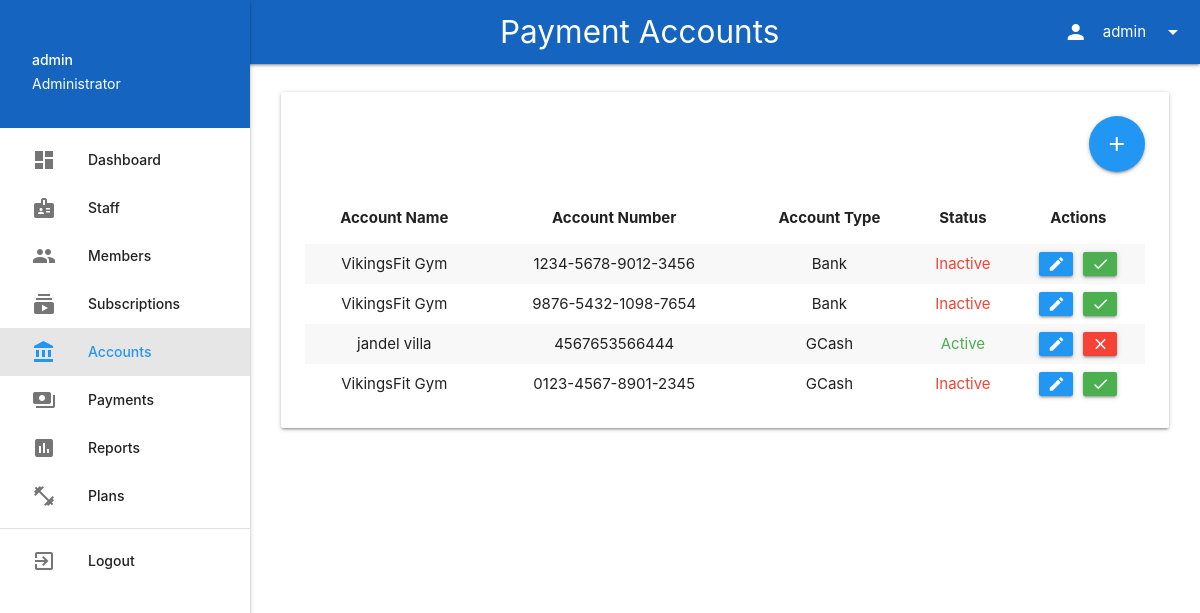
Screenshot of /admin/payment_accounts.php (signed in) with the database file from the repository.
### tables this page shows
CREATE TABLE `payment_accounts` (
  `id` int(11) NOT NULL,
  `account_name` varchar(255) NOT NULL,
  `account_number` varchar(255) NOT NULL,
  `account_type` varchar(255) NOT NULL,
  `is_active` tinyint(1) DEFAULT 1,
  `created_by` int(11) DEFAULT NULL,
  `created_at` datetime DEFAULT current_timestamp(),
  `updated_at` datetime DEFAULT current_timestamp() ON UPDATE current_timestamp(),
  `deleted_at` datetime DEFAULT NULL
);

### admin/payment_accounts.php (the view, shortened to what this page needs)
<?php
require_once '../config/config.php';
$query = "SELECT * FROM payment_accounts WHERE deleted_at IS NULL ORDER BY account_type, created_at DESC";
$result = $conn->query($query);
?>
<!DOCTYPE html>
<html lang="en">
<head>
    <link rel="stylesheet" href="https://cdnjs.cloudflare.com/ajax/libs/materialize/1.0.0/css/materialize.min.css">
</head>
<body>
    <?php include '../includes/admin_nav.php'; ?>
    <main>
        <div class="row">
            <div class="col s12">
                <div class="card">
                    <div class="card-content">
                        <div class="row">
                            <div class="col s12">
                                <div class="right-align">
                                    <button class="btn-floating btn-large blue waves-effect waves-light modal-trigger" data-target="add-account-modal">
                                        <i class="material-icons">add</i>
                                    </button>
                                </div>
                            </div>
                        </div>
                        <table class="striped responsive-table">
                            <thead>
                                <tr>
                                    <th class="center-align">Account Name</th>
                                    <th class="center-align">Account Number</th>
                                    <th class="center-align">Account Type</th>
                                    <th class="center-align">Status</th>
                                    <th class="center-align">Actions</th>
                                </tr>
                            </thead>
                            <tbody>
                                <?php if ($result && $result->num_rows > 0): ?>
                                    <?php while($account = $result->fetch_assoc()): ?>
                                        <tr>
                                            <td class="center-align"><?php echo htmlspecialchars($account['account_name']); ?></td>
                                            <td class="center-align"><?php echo htmlspecialchars($account['account_number']); ?></td>
                                            <td class="center-align"><?php echo htmlspecialchars($account['account_type']); ?></td>
                                            <td class="center-align">
                                                <span class="status-<?php echo $account['is_active'] ? 'active' : 'inactive'; ?>">
                                                    <?php echo $account['is_active'] ? 'Active' : 'Inactive'; ?>
                                                </span>
                                            </td>
                                            <td class="center-align">
                                                <div class="account-actions">
                                                    <button class="btn-small blue waves-effect waves-light"
                                                            onclick="editAccount(<?php echo $account['id']; ?>)">
                                                        <i class="material-icons">edit</i>
                                                    </button>
                                                    <button class="btn-small <?php echo $account['is_active'] ? 'red' : 'green'; ?> waves-effect waves-light"
                                                            onclick="toggleAccountStatus(<?php echo $account['id']; ?>, <?php echo $account['is_active'] ? 'false' : 'true'; ?>)">
                                                        <i class="material-icons"><?php echo $account['is_active'] ? 'clear' : 'check'; ?></i>
                                                    </button>
                                                </div>
                                            </td>
                                        </tr>
                                    <?php endwhile; ?>
                                <?php else: ?>
                                    <tr>
                                        <td colspan="5" class="center-align">No payment accounts found</td>
                                    </tr>
                                <?php endif; ?>
                            </tbody>
                        </table>
                    </div>
                </div>
            </div>
        </div>
    </main>
</body>
</html>

### admin/payment_accounts.php (style rules this page uses)
main { padding: 20px; margin-left: 250px; }
.account-actions { display: flex; gap: 10px; justify-content: center; align-items: center; }
.status-active { color: #4CAF50; }
.status-inactive { color: #F44336; }
.btn-small { padding: 0 8px; height: 24px; line-height: 24px; }
.btn-small i { font-size: 1.2rem; line-height: 24px; }
table td { padding: 8px 5px; }

### includes/admin_nav.php (style rules this page uses)
main { padding: 20px; margin-left: 250px; }
main { margin-top: 64px; }

### rows the page displays
payment_accounts: account_name "VikingsFit Gym", account_number "1234-5678-9012-3456", account_type "Bank", is_active "Inactive"
payment_accounts: account_name "VikingsFit Gym", account_number "9876-5432-1098-7654", account_type "Bank", is_active "Inactive"
payment_accounts: account_name "jandel villa", account_number "4567653566444", account_type "GCash", is_active "Active"
payment_accounts: account_name "VikingsFit Gym", account_number "0123-4567-8901-2345", account_type "GCash", is_active "Inactive"

### other values shown
$page_title "Payment Accounts"
$_SESSION['username'] "admin"
